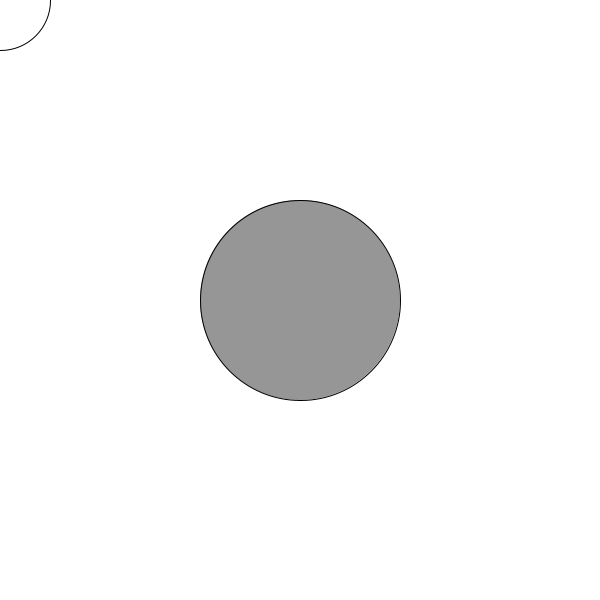
Frame 1 (no input)
Frame 60 (the mouse pressed at the canvas centre just before this capture): identical to frame 1, image omitted
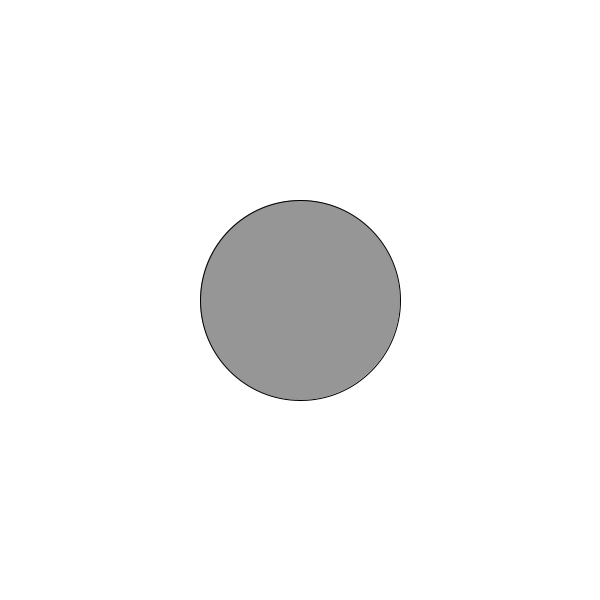
Frame 120 (the mouse held since frame 60 and released just before this capture)

The Processing sketch that drew these frames (run headless with seeded random() and noise(); from frame 60 on, the mouse is pressed at the canvas centre):

// Processing sketch: C1W2inclass2
// ── C1W2inclass2.pde
void circle(float x, float y, float r){
  fill (255);
  ellipse (x,y,r*2, r*2); 
}


void circle(float x, float y, float r, float g){
 fill(g);
  ellipse (x,y,r*2, r*2); 
}


void setup(){
  size (600,600);
  background (255);
}

void draw(){
  background (255);
  circle (mouseX, mouseY, 50);
  circle (width/2, height/2, 100, 150);
  
  fill(255); // grayscale 0-255
  fill(255, 100); // grayscale, alpha (trasparency)
  fill(100, 150, 200); //
}
